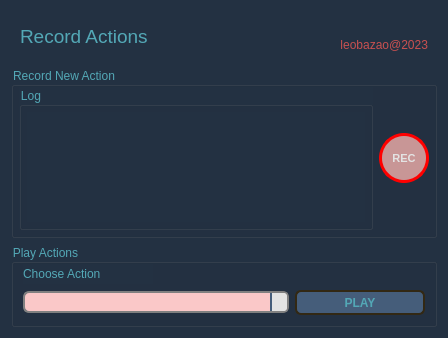
<?xml version="1.0" encoding="UTF-8"?>
<ui version="4.0">
 <class>Form</class>
 <widget class="QWidget" name="Form">
  <property name="geometry">
   <rect>
    <x>0</x>
    <y>0</y>
    <width>448</width>
    <height>338</height>
   </rect>
  </property>
  <property name="windowTitle">
   <string>TesteUI</string>
  </property>
  <property name="styleSheet">
   <string notr="true">QWidget{	
	background-color: #233142;
}

QLabel{
	color: #53a8b6;
}

QLabel:disabled {
	color: #455d7a;
}

QGroupBox {
	color: #53a8b6;
}

QGroupBox:disabled {
	color: #455d7a;
}

QTabWidget::pane {
	border: 2px solid #e3e3e3;
	border-radius: 5px;
} 

QTabWidget::tab-bar {
    left: 15px; /* move to the right by 5px */
}

QTabBar::tab {
	color: #455d7a;
	background: transparent; 
	border: null; 
	padding-top: 8px;
	padding-bottom: 8px;
	padding-right: 8px;
	padding-left: 4px;

} 

QTabBar::tab:selected {
	color: #7c73e6;
	background: transparent; 
	padding-left: 4px;
}

QCheckBox {
	color: #e3e3e3;
    spacing: 5px;
}

QCheckBox:unchecked {
	color: #53a8b6;
}

QCheckBox:checked {
	color: #7c73e6;
}

QCheckBox::indicator:unchecked {
    border: 1px solid white;
	border-radius: 2px;
	background-color:#233142;
}

QCheckBox::indicator:checked {
    border: 2px solid lightgray;
	border-radius: 6px;
	background-color: rgb(56, 186, 255);
}

QCheckBox:disabled{
	color: gray;
}

QCheckBox::indicator:checked:disabled {
    color: rgb(250, 90, 120);
	background-color: #233142;
	border-color: gray;
}

QCheckBox::indicator:unchecked:disabled {
    color: rgb(250, 90, 120);
	background-color: #233142;
	border-color: gray;
}

QComboBox {
	color: #233142;
    border: 2px solid #455d7a;
    border-radius: 6px;
    padding: 1px 18px 1px 3px;
    min-width: 6em;
}

QComboBox::down-arrow {
      image: null;
}

QComboBox:!editable, QComboBox::drop-down:editable {
     background: #e3e3e3;
}

QComboBox:on { /* shift the text when the popup opens */
    padding-top: 3px;
    padding-left: 4px;
}

QComboBox::drop-down {
    width: 15px;
	background-color: #e3e3e3;
    border-left-width: 2px;
    border-left-color: #455d7a;
    border-left-style: solid; /* just a single line */
    border-top-right-radius: 3px; /* same radius as the QComboBox */
    border-bottom-right-radius: 3px;
}

QComboBox:hover{
    border: 2px solid white;
    color: #53a8b6;
}

QComboBox QAbstractItemView{
    border: 2px solid white;
	border-radius: 10px;
    color: #233142;
	background-color: lightgray;
    selection-background-color: rgb(40, 30, 50);
	selection-color: white;
	selection-item-border-radius: 2px;
	padding: 3px 3px ;
}

QComboBox:disabled{
	color: rgb(250, 90, 120);
	background-color: rgb(250, 200, 200);
	border-color: gray;
}

QScrollArea{
	border-radius: 5px;
	border: none;
}

QScrollBar::handle {
	border-radius: 10px;
 	border: none;
	background-color: #455d7a;
	width: 5px;
}

QScrollBar::add-page{ 
	border: none;
    background-color: transparent;
}

QScrollBar::sub-page {
    background-color: transparent;
	border: none;
}

QScrollBar::add-line {
    border: none;
    background-color: transparent;
}

QScrollBar::sub-line {
    border: none;
    background-color: transparent;
}

QScrollBar:arrow{
	border: none;
	background: transparent;
	color: none;
	image: none;
}

QPushButton {
	color: #e3e3e3;
    border: 2px solid #455d7a;
    border-radius: 6px;
	background-color: #53a8b6;
}

QPushButton:hover{
    border: 2px solid white;
    color: white;
}

QPushButton:pressed {
	color: #e3e3e3;
	border-color: #e3e3e3;
    background-color: #455d7a;
}

QPushButton:flat {
    border: none; /* no border for a flat push button */
}

QPushButton:default {
    border-color: navy; /* make the default button prominent */
}

QPushButton::disabled {
	border-color: rgb(50, 40, 20);
	background: #455d7a;
	color: #53a8b6;
}

QLineEdit {
	color: #5585b5;
    border: 2px solid #455d7a;
    border-radius: 5px;
    padding: 0 8px;
    background: #e3e3e3;
    selection-background-color: darkgray;
}

QLineEdit:hover{
    border: 2px solid white;
    color: black;
}

QLineEdit:disabled{
	color: #f95959;
	background-color: #79c2d0;
	border-color: rgb(255, 230, 220);
}</string>
  </property>
  <layout class="QVBoxLayout" name="verticalLayout" stretch="0,0,0">
   <item>
    <layout class="QHBoxLayout" name="horizontalLayout_3">
     <item>
      <widget class="QWidget" name="title" native="true">
       <property name="sizePolicy">
        <sizepolicy hsizetype="Preferred" vsizetype="Fixed">
         <horstretch>0</horstretch>
         <verstretch>0</verstretch>
        </sizepolicy>
       </property>
       <property name="minimumSize">
        <size>
         <width>0</width>
         <height>50</height>
        </size>
       </property>
       <property name="maximumSize">
        <size>
         <width>16777215</width>
         <height>50</height>
        </size>
       </property>
       <property name="cursor">
        <cursorShape>SizeAllCursor</cursorShape>
       </property>
       <layout class="QHBoxLayout" name="horizontalLayout_2">
        <item>
         <widget class="QLabel" name="label_2">
          <property name="minimumSize">
           <size>
            <width>0</width>
            <height>30</height>
           </size>
          </property>
          <property name="font">
           <font>
            <pointsize>14</pointsize>
           </font>
          </property>
          <property name="text">
           <string>Record Actions</string>
          </property>
         </widget>
        </item>
        <item>
         <widget class="QLabel" name="label">
          <property name="toolTip">
           <string>leobazaoo@hotamail.com
https://www.linkedin.com/in/leonardobazilio/</string>
          </property>
          <property name="styleSheet">
           <string notr="true">QLabel {
	color: rgb(200, 80, 80);
}</string>
          </property>
          <property name="text">
           <string>leobazao@2023</string>
          </property>
          <property name="alignment">
           <set>Qt::AlignBottom|Qt::AlignRight|Qt::AlignTrailing</set>
          </property>
         </widget>
        </item>
       </layout>
      </widget>
     </item>
    </layout>
   </item>
   <item>
    <widget class="QGroupBox" name="groupRec">
     <property name="minimumSize">
      <size>
       <width>0</width>
       <height>0</height>
      </size>
     </property>
     <property name="styleSheet">
      <string notr="true"/>
     </property>
     <property name="title">
      <string>Record New Action</string>
     </property>
     <layout class="QHBoxLayout" name="horizontalLayout">
      <property name="leftMargin">
       <number>5</number>
      </property>
      <property name="topMargin">
       <number>0</number>
      </property>
      <property name="rightMargin">
       <number>5</number>
      </property>
      <property name="bottomMargin">
       <number>5</number>
      </property>
      <item>
       <widget class="QGroupBox" name="groupLog">
        <property name="styleSheet">
         <string notr="true"/>
        </property>
        <property name="title">
         <string>Log</string>
        </property>
        <property name="flat">
         <bool>false</bool>
        </property>
        <layout class="QGridLayout" name="gridLayout">
         <property name="margin">
          <number>5</number>
         </property>
         <item row="0" column="0">
          <widget class="QScrollArea" name="scrollArea">
           <property name="widgetResizable">
            <bool>true</bool>
           </property>
           <widget class="QWidget" name="scrollAreaWidgetContents">
            <property name="geometry">
             <rect>
              <x>0</x>
              <y>0</y>
              <width>345</width>
              <height>118</height>
             </rect>
            </property>
            <layout class="QVBoxLayout" name="verticalLayout_4"/>
           </widget>
          </widget>
         </item>
        </layout>
       </widget>
      </item>
      <item>
       <widget class="QPushButton" name="pushREC">
        <property name="sizePolicy">
         <sizepolicy hsizetype="Fixed" vsizetype="Fixed">
          <horstretch>0</horstretch>
          <verstretch>0</verstretch>
         </sizepolicy>
        </property>
        <property name="minimumSize">
         <size>
          <width>50</width>
          <height>50</height>
         </size>
        </property>
        <property name="maximumSize">
         <size>
          <width>50</width>
          <height>50</height>
         </size>
        </property>
        <property name="font">
         <font>
          <pointsize>8</pointsize>
          <weight>75</weight>
          <bold>true</bold>
         </font>
        </property>
        <property name="styleSheet">
         <string notr="true">QPushButton {
    border: 3px solid red;
    border-radius: 25px;
	background-color: rgb(200, 150, 150);
}


QPushButton:pressed {
    border: 3px solid rgb(200, 100, 70);
    background-color: rgb(255, 50, 50);
}

QPushButton::checked:on{
	border: pink;
    background-color: rgb(255, 0, 0);
}
</string>
        </property>
        <property name="text">
         <string>REC</string>
        </property>
        <property name="checkable">
         <bool>true</bool>
        </property>
       </widget>
      </item>
     </layout>
    </widget>
   </item>
   <item>
    <widget class="QGroupBox" name="groupPlay">
     <property name="enabled">
      <bool>true</bool>
     </property>
     <property name="title">
      <string>Play Actions</string>
     </property>
     <layout class="QGridLayout" name="gridLayout_2" rowstretch="0,0" rowminimumheight="0,0">
      <property name="topMargin">
       <number>0</number>
      </property>
      <item row="0" column="0">
       <widget class="QLabel" name="label_3">
        <property name="text">
         <string>Choose Action</string>
        </property>
       </widget>
      </item>
      <item row="0" column="1" colspan="2">
       <spacer name="horizontalSpacer">
        <property name="orientation">
         <enum>Qt::Horizontal</enum>
        </property>
        <property name="sizeHint" stdset="0">
         <size>
          <width>40</width>
          <height>20</height>
         </size>
        </property>
       </spacer>
      </item>
      <item row="1" column="0" colspan="2">
       <widget class="QComboBox" name="comboBox">
        <property name="enabled">
         <bool>false</bool>
        </property>
       </widget>
      </item>
      <item row="1" column="2">
       <widget class="QPushButton" name="pushButtonPlay">
        <property name="enabled">
         <bool>false</bool>
        </property>
        <property name="minimumSize">
         <size>
          <width>0</width>
          <height>25</height>
         </size>
        </property>
        <property name="font">
         <font>
          <weight>75</weight>
          <bold>true</bold>
         </font>
        </property>
        <property name="text">
         <string>PLAY</string>
        </property>
       </widget>
      </item>
     </layout>
    </widget>
   </item>
  </layout>
 </widget>
 <resources/>
 <connections/>
</ui>
